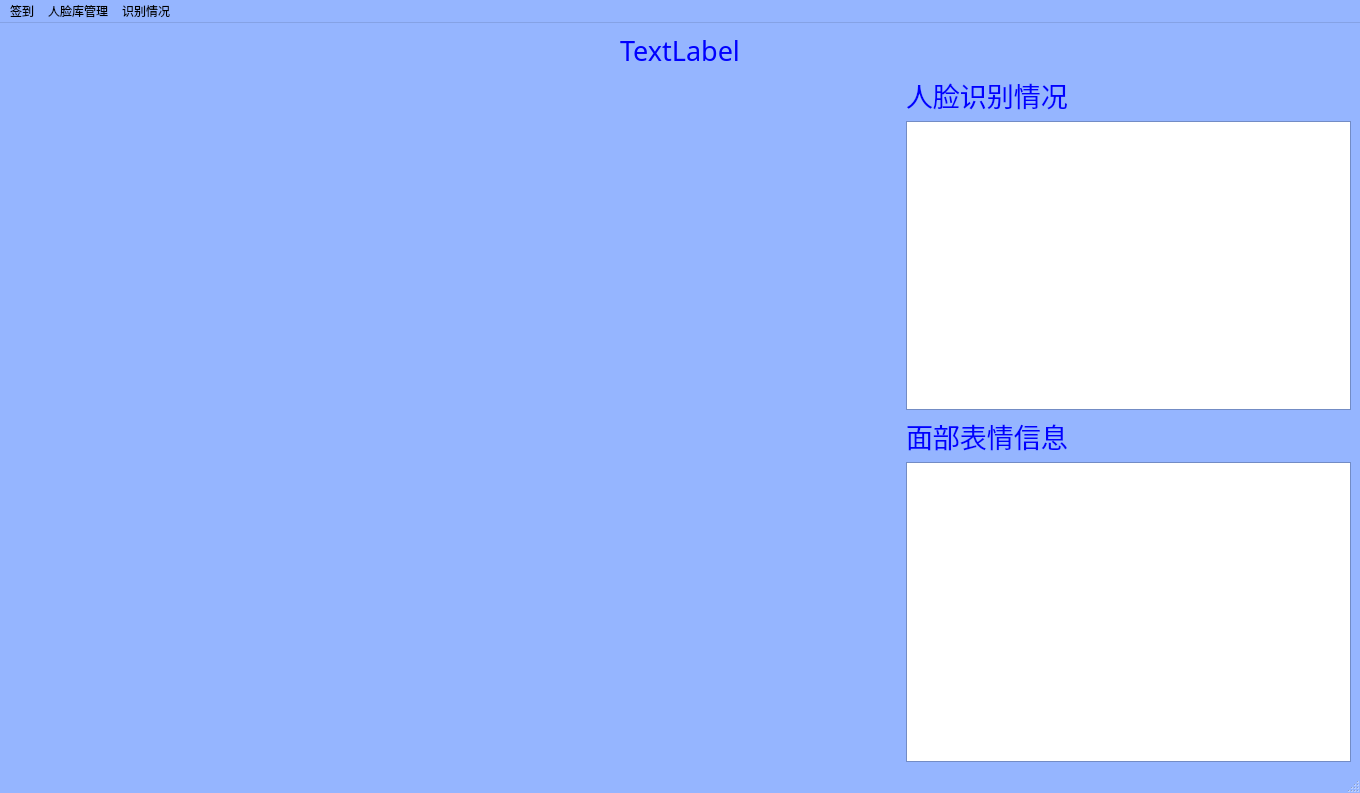
<?xml version="1.0" encoding="UTF-8"?>
<ui version="4.0">
 <class>MainWindow</class>
 <widget class="QMainWindow" name="MainWindow">
  <property name="geometry">
   <rect>
    <x>0</x>
    <y>0</y>
    <width>1360</width>
    <height>793</height>
   </rect>
  </property>
  <property name="palette">
   <palette>
    <active>
     <colorrole role="WindowText">
      <brush brushstyle="SolidPattern">
       <color alpha="255">
        <red>85</red>
        <green>170</green>
        <blue>255</blue>
       </color>
      </brush>
     </colorrole>
     <colorrole role="Base">
      <brush brushstyle="SolidPattern">
       <color alpha="255">
        <red>255</red>
        <green>255</green>
        <blue>255</blue>
       </color>
      </brush>
     </colorrole>
     <colorrole role="Window">
      <brush brushstyle="SolidPattern">
       <color alpha="255">
        <red>149</red>
        <green>181</green>
        <blue>255</blue>
       </color>
      </brush>
     </colorrole>
    </active>
    <inactive>
     <colorrole role="WindowText">
      <brush brushstyle="SolidPattern">
       <color alpha="255">
        <red>85</red>
        <green>170</green>
        <blue>255</blue>
       </color>
      </brush>
     </colorrole>
     <colorrole role="Base">
      <brush brushstyle="SolidPattern">
       <color alpha="255">
        <red>255</red>
        <green>255</green>
        <blue>255</blue>
       </color>
      </brush>
     </colorrole>
     <colorrole role="Window">
      <brush brushstyle="SolidPattern">
       <color alpha="255">
        <red>149</red>
        <green>181</green>
        <blue>255</blue>
       </color>
      </brush>
     </colorrole>
    </inactive>
    <disabled>
     <colorrole role="WindowText">
      <brush brushstyle="SolidPattern">
       <color alpha="255">
        <red>120</red>
        <green>120</green>
        <blue>120</blue>
       </color>
      </brush>
     </colorrole>
     <colorrole role="Base">
      <brush brushstyle="SolidPattern">
       <color alpha="255">
        <red>149</red>
        <green>181</green>
        <blue>255</blue>
       </color>
      </brush>
     </colorrole>
     <colorrole role="Window">
      <brush brushstyle="SolidPattern">
       <color alpha="255">
        <red>149</red>
        <green>181</green>
        <blue>255</blue>
       </color>
      </brush>
     </colorrole>
    </disabled>
   </palette>
  </property>
  <property name="windowTitle">
   <string>MainWindow</string>
  </property>
  <widget class="QWidget" name="centralwidget">
   <layout class="QGridLayout" name="gridLayout_2">
    <item row="0" column="0">
     <layout class="QGridLayout" name="gridLayout">
      <item row="0" column="0">
       <layout class="QVBoxLayout" name="verticalLayout_2">
        <item>
         <layout class="QHBoxLayout" name="horizontalLayout"/>
        </item>
        <item>
         <widget class="QLabel" name="label_4">
          <property name="palette">
           <palette>
            <active>
             <colorrole role="WindowText">
              <brush brushstyle="SolidPattern">
               <color alpha="255">
                <red>0</red>
                <green>0</green>
                <blue>255</blue>
               </color>
              </brush>
             </colorrole>
            </active>
            <inactive>
             <colorrole role="WindowText">
              <brush brushstyle="SolidPattern">
               <color alpha="255">
                <red>0</red>
                <green>0</green>
                <blue>255</blue>
               </color>
              </brush>
             </colorrole>
            </inactive>
            <disabled>
             <colorrole role="WindowText">
              <brush brushstyle="SolidPattern">
               <color alpha="255">
                <red>120</red>
                <green>120</green>
                <blue>120</blue>
               </color>
              </brush>
             </colorrole>
            </disabled>
           </palette>
          </property>
          <property name="font">
           <font>
            <family>楷体</family>
            <pointsize>20</pointsize>
           </font>
          </property>
          <property name="text">
           <string>TextLabel</string>
          </property>
          <property name="alignment">
           <set>Qt::AlignCenter</set>
          </property>
         </widget>
        </item>
        <item>
         <layout class="QHBoxLayout" name="horizontalLayout_2" stretch="4,2">
          <item>
           <widget class="QLabel" name="label">
            <property name="minimumSize">
             <size>
              <width>640</width>
              <height>480</height>
             </size>
            </property>
            <property name="sizeIncrement">
             <size>
              <width>640</width>
              <height>480</height>
             </size>
            </property>
            <property name="palette">
             <palette>
              <active>
               <colorrole role="WindowText">
                <brush brushstyle="SolidPattern">
                 <color alpha="255">
                  <red>85</red>
                  <green>170</green>
                  <blue>255</blue>
                 </color>
                </brush>
               </colorrole>
               <colorrole role="Base">
                <brush brushstyle="SolidPattern">
                 <color alpha="255">
                  <red>255</red>
                  <green>255</green>
                  <blue>255</blue>
                 </color>
                </brush>
               </colorrole>
               <colorrole role="Window">
                <brush brushstyle="SolidPattern">
                 <color alpha="255">
                  <red>85</red>
                  <green>170</green>
                  <blue>255</blue>
                 </color>
                </brush>
               </colorrole>
              </active>
              <inactive>
               <colorrole role="WindowText">
                <brush brushstyle="SolidPattern">
                 <color alpha="255">
                  <red>85</red>
                  <green>170</green>
                  <blue>255</blue>
                 </color>
                </brush>
               </colorrole>
               <colorrole role="Base">
                <brush brushstyle="SolidPattern">
                 <color alpha="255">
                  <red>255</red>
                  <green>255</green>
                  <blue>255</blue>
                 </color>
                </brush>
               </colorrole>
               <colorrole role="Window">
                <brush brushstyle="SolidPattern">
                 <color alpha="255">
                  <red>85</red>
                  <green>170</green>
                  <blue>255</blue>
                 </color>
                </brush>
               </colorrole>
              </inactive>
              <disabled>
               <colorrole role="WindowText">
                <brush brushstyle="SolidPattern">
                 <color alpha="255">
                  <red>120</red>
                  <green>120</green>
                  <blue>120</blue>
                 </color>
                </brush>
               </colorrole>
               <colorrole role="Base">
                <brush brushstyle="SolidPattern">
                 <color alpha="255">
                  <red>85</red>
                  <green>170</green>
                  <blue>255</blue>
                 </color>
                </brush>
               </colorrole>
               <colorrole role="Window">
                <brush brushstyle="SolidPattern">
                 <color alpha="255">
                  <red>85</red>
                  <green>170</green>
                  <blue>255</blue>
                 </color>
                </brush>
               </colorrole>
              </disabled>
             </palette>
            </property>
            <property name="lineWidth">
             <number>0</number>
            </property>
            <property name="text">
             <string/>
            </property>
           </widget>
          </item>
          <item>
           <layout class="QVBoxLayout" name="verticalLayout">
            <item>
             <widget class="QLabel" name="label_2">
              <property name="palette">
               <palette>
                <active>
                 <colorrole role="WindowText">
                  <brush brushstyle="SolidPattern">
                   <color alpha="255">
                    <red>0</red>
                    <green>0</green>
                    <blue>255</blue>
                   </color>
                  </brush>
                 </colorrole>
                </active>
                <inactive>
                 <colorrole role="WindowText">
                  <brush brushstyle="SolidPattern">
                   <color alpha="255">
                    <red>0</red>
                    <green>0</green>
                    <blue>255</blue>
                   </color>
                  </brush>
                 </colorrole>
                </inactive>
                <disabled>
                 <colorrole role="WindowText">
                  <brush brushstyle="SolidPattern">
                   <color alpha="255">
                    <red>0</red>
                    <green>85</green>
                    <blue>0</blue>
                   </color>
                  </brush>
                 </colorrole>
                </disabled>
               </palette>
              </property>
              <property name="font">
               <font>
                <family>楷体</family>
                <pointsize>20</pointsize>
               </font>
              </property>
              <property name="text">
               <string>人脸识别情况</string>
              </property>
             </widget>
            </item>
            <item>
             <widget class="QPlainTextEdit" name="plainTextEdit">
              <property name="minimumSize">
               <size>
                <width>200</width>
                <height>0</height>
               </size>
              </property>
              <property name="sizeIncrement">
               <size>
                <width>200</width>
                <height>0</height>
               </size>
              </property>
              <property name="font">
               <font>
                <family>楷体</family>
                <pointsize>16</pointsize>
               </font>
              </property>
              <property name="readOnly">
               <bool>true</bool>
              </property>
             </widget>
            </item>
            <item>
             <widget class="QLabel" name="label_3">
              <property name="palette">
               <palette>
                <active>
                 <colorrole role="WindowText">
                  <brush brushstyle="SolidPattern">
                   <color alpha="255">
                    <red>0</red>
                    <green>0</green>
                    <blue>255</blue>
                   </color>
                  </brush>
                 </colorrole>
                </active>
                <inactive>
                 <colorrole role="WindowText">
                  <brush brushstyle="SolidPattern">
                   <color alpha="255">
                    <red>0</red>
                    <green>0</green>
                    <blue>255</blue>
                   </color>
                  </brush>
                 </colorrole>
                </inactive>
                <disabled>
                 <colorrole role="WindowText">
                  <brush brushstyle="SolidPattern">
                   <color alpha="255">
                    <red>0</red>
                    <green>85</green>
                    <blue>0</blue>
                   </color>
                  </brush>
                 </colorrole>
                </disabled>
               </palette>
              </property>
              <property name="font">
               <font>
                <family>楷体</family>
                <pointsize>20</pointsize>
               </font>
              </property>
              <property name="text">
               <string>面部表情信息</string>
              </property>
             </widget>
            </item>
            <item>
             <widget class="QPlainTextEdit" name="plainTextEdit_2">
              <property name="minimumSize">
               <size>
                <width>0</width>
                <height>300</height>
               </size>
              </property>
              <property name="sizeIncrement">
               <size>
                <width>200</width>
                <height>0</height>
               </size>
              </property>
              <property name="font">
               <font>
                <family>楷体</family>
                <pointsize>16</pointsize>
               </font>
              </property>
              <property name="readOnly">
               <bool>true</bool>
              </property>
             </widget>
            </item>
           </layout>
          </item>
         </layout>
        </item>
       </layout>
      </item>
     </layout>
    </item>
   </layout>
  </widget>
  <widget class="QMenuBar" name="menubar">
   <property name="geometry">
    <rect>
     <x>0</x>
     <y>0</y>
     <width>1360</width>
     <height>23</height>
    </rect>
   </property>
   <widget class="QMenu" name="menu">
    <property name="title">
     <string>签到</string>
    </property>
    <addaction name="separator"/>
    <addaction name="actionopen"/>
    <addaction name="actionclose"/>
   </widget>
   <widget class="QMenu" name="menu_3">
    <property name="font">
     <font>
      <pointsize>20</pointsize>
     </font>
    </property>
    <property name="title">
     <string>识别情况</string>
    </property>
    <addaction name="actionsave"/>
   </widget>
   <widget class="QMenu" name="menu_4">
    <property name="title">
     <string>人脸库管理</string>
    </property>
    <addaction name="actionaddgroup"/>
    <addaction name="actiongetlist"/>
    <addaction name="actiondelgroup"/>
    <addaction name="actionadduser"/>
    <addaction name="actiondeluser"/>
   </widget>
   <addaction name="menu"/>
   <addaction name="menu_4"/>
   <addaction name="menu_3"/>
  </widget>
  <widget class="QStatusBar" name="statusbar"/>
  <action name="actionopen">
   <property name="text">
    <string>开始使用系统</string>
   </property>
   <property name="font">
    <font>
     <family>楷体</family>
     <pointsize>20</pointsize>
    </font>
   </property>
  </action>
  <action name="actionclose">
   <property name="text">
    <string>退出系统</string>
   </property>
   <property name="font">
    <font>
     <family>楷体</family>
     <pointsize>20</pointsize>
    </font>
   </property>
  </action>
  <action name="actionadd">
   <property name="text">
    <string>添加学生</string>
   </property>
  </action>
  <action name="actiondel">
   <property name="text">
    <string>删除学生</string>
   </property>
  </action>
  <action name="actionsave">
   <property name="text">
    <string>查看用户使用记录</string>
   </property>
   <property name="font">
    <font>
     <family>楷体</family>
     <pointsize>20</pointsize>
    </font>
   </property>
  </action>
  <action name="actiond">
   <property name="text">
    <string>导出学生签到信息</string>
   </property>
  </action>
  <action name="actionaddgroup">
   <property name="text">
    <string>添加用户组</string>
   </property>
   <property name="font">
    <font>
     <family>楷体</family>
     <pointsize>20</pointsize>
    </font>
   </property>
  </action>
  <action name="actiondelgroup">
   <property name="text">
    <string>删除用户组</string>
   </property>
   <property name="font">
    <font>
     <family>楷体</family>
     <pointsize>20</pointsize>
    </font>
   </property>
  </action>
  <action name="actiongetlist">
   <property name="text">
    <string>查询用户组</string>
   </property>
   <property name="font">
    <font>
     <family>楷体</family>
     <pointsize>20</pointsize>
    </font>
   </property>
  </action>
  <action name="actionadduser">
   <property name="text">
    <string>添加用户</string>
   </property>
   <property name="font">
    <font>
     <family>楷体</family>
     <pointsize>20</pointsize>
    </font>
   </property>
  </action>
  <action name="actiondeluser">
   <property name="text">
    <string>查看用户</string>
   </property>
   <property name="font">
    <font>
     <family>楷体</family>
     <pointsize>20</pointsize>
    </font>
   </property>
  </action>
 </widget>
 <resources/>
 <connections/>
</ui>
